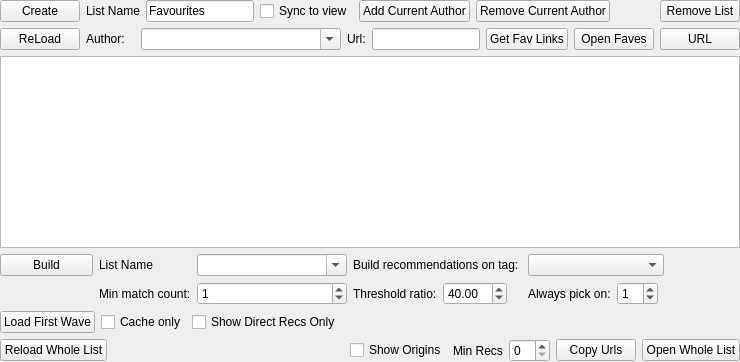
                 <widget class="QWidget" name="tab_4">
                  <property name="sizePolicy">
                   <sizepolicy hsizetype="Ignored" vsizetype="Preferred">
                    <horstretch>0</horstretch>
                    <verstretch>0</verstretch>
                   </sizepolicy>
                  </property>
                  <attribute name="title">
                   <string>Favourites</string>
                  </attribute>
                  <layout class="QGridLayout" name="gridLayout_10">
                   <property name="leftMargin">
                    <number>0</number>
                   </property>
                   <property name="topMargin">
                    <number>0</number>
                   </property>
                   <property name="rightMargin">
                    <number>0</number>
                   </property>
                   <property name="bottomMargin">
                    <number>0</number>
                   </property>
                   <item row="0" column="0">
                    <layout class="QHBoxLayout" name="horizontalLayout_2">
                     <item>
                      <widget class="QPushButton" name="pbCreateNewList">
                       <property name="text">
                        <string>Create</string>
                       </property>
                      </widget>
                     </item>
                     <item>
                      <widget class="QLabel" name="label_18">
                       <property name="text">
                        <string>List Name</string>
                       </property>
                      </widget>
                     </item>
                     <item>
                      <widget class="QLineEdit" name="leCurrentListName">
                       <property name="maximumSize">
                        <size>
                         <width>200</width>
                         <height>16777215</height>
                        </size>
                       </property>
                       <property name="text">
                        <string>Favourites</string>
                       </property>
                      </widget>
                     </item>
                     <item>
                      <widget class="QCheckBox" name="chkSyncListNameToView">
                       <property name="text">
                        <string>Sync to view</string>
                       </property>
                      </widget>
                     </item>
                     <item>
                      <widget class="QPushButton" name="pbAddAuthorToList">
                       <property name="text">
                        <string>Add Current Author</string>
                       </property>
                      </widget>
                     </item>
                     <item>
                      <widget class="QPushButton" name="pbRemoveAuthorFromList">
                       <property name="sizePolicy">
                        <sizepolicy hsizetype="Maximum" vsizetype="Fixed">
                         <horstretch>0</horstretch>
                         <verstretch>0</verstretch>
                        </sizepolicy>
                       </property>
                       <property name="text">
                        <string>Remove Current Author</string>
                       </property>
                      </widget>
                     </item>
                     <item>
                      <spacer name="horizontalSpacer_2">
                       <property name="orientation">
                        <enum>Qt::Horizontal</enum>
                       </property>
                       <property name="sizeHint" stdset="0">
                        <size>
                         <width>40</width>
                         <height>20</height>
                        </size>
                       </property>
                      </spacer>
                     </item>
                     <item>
                      <widget class="QPushButton" name="pbRemoveList">
                       <property name="text">
                        <string>Remove List</string>
                       </property>
                      </widget>
                     </item>
                    </layout>
                   </item>
                   <item row="5" column="0">
                    <layout class="QHBoxLayout" name="horizontalLayout_3">
                     <item>
                      <widget class="QPushButton" name="pbLoadAllRecommenders">
                       <property name="text">
                        <string>Reload Whole List</string>
                       </property>
                      </widget>
                     </item>
                     <item>
                      <spacer name="horizontalSpacer_3">
                       <property name="orientation">
                        <enum>Qt::Horizontal</enum>
                       </property>
                       <property name="sizeHint" stdset="0">
                        <size>
                         <width>40</width>
                         <height>20</height>
                        </size>
                       </property>
                      </spacer>
                     </item>
                     <item>
                      <widget class="QCheckBox" name="chkShowOrigins">
                       <property name="text">
                        <string>Show Origins</string>
                       </property>
                      </widget>
                     </item>
                     <item>
                      <widget class="QLabel" name="label_16">
                       <property name="text">
                        <string>Min Recs</string>
                       </property>
                      </widget>
                     </item>
                     <item>
                      <widget class="QSpinBox" name="sbMinRecommendations"/>
                     </item>
                     <item>
                      <widget class="QPushButton" name="pbCopyFavUrls">
                       <property name="text">
                        <string>Copy Urls</string>
                       </property>
                      </widget>
                     </item>
                     <item>
                      <widget class="QPushButton" name="pbOpenWholeList">
                       <property name="text">
                        <string>Open Whole List</string>
                       </property>
                      </widget>
                     </item>
                    </layout>
                   </item>
                   <item row="3" column="0">
                    <widget class="QListView" name="lvRecommenders">
                     <property name="sizePolicy">
                      <sizepolicy hsizetype="Ignored" vsizetype="Expanding">
                       <horstretch>0</horstretch>
                       <verstretch>0</verstretch>
                      </sizepolicy>
                     </property>
                    </widget>
                   </item>
                   <item row="1" column="0">
                    <layout class="QHBoxLayout" name="horizontalLayout_4">
                     <item>
                      <widget class="QPushButton" name="pbLoadPage">
                       <property name="sizePolicy">
                        <sizepolicy hsizetype="Maximum" vsizetype="Fixed">
                         <horstretch>0</horstretch>
                         <verstretch>0</verstretch>
                        </sizepolicy>
                       </property>
                       <property name="text">
                        <string>ReLoad</string>
                       </property>
                      </widget>
                     </item>
                     <item>
                      <widget class="QLabel" name="label_17">
                       <property name="text">
                        <string>Author:   </string>
                       </property>
                      </widget>
                     </item>
                     <item>
                      <widget class="QComboBox" name="cbAuthorNames">
                       <property name="sizePolicy">
                        <sizepolicy hsizetype="Preferred" vsizetype="Fixed">
                         <horstretch>0</horstretch>
                         <verstretch>0</verstretch>
                        </sizepolicy>
                       </property>
                       <property name="minimumSize">
                        <size>
                         <width>200</width>
                         <height>0</height>
                        </size>
                       </property>
                       <property name="maximumSize">
                        <size>
                         <width>200</width>
                         <height>16777215</height>
                        </size>
                       </property>
                       <property name="editable">
                        <bool>true</bool>
                       </property>
                      </widget>
                     </item>
                     <item>
                      <widget class="QLabel" name="label_6">
                       <property name="text">
                        <string>Url:</string>
                       </property>
                      </widget>
                     </item>
                     <item>
                      <widget class="QLineEdit" name="leAuthorUrl"/>
                     </item>
                     <item>
                      <widget class="QPushButton" name="pbGetFavouriteLinks">
                       <property name="text">
                        <string>Get Fav Links</string>
                       </property>
                      </widget>
                     </item>
                     <item>
                      <widget class="QPushButton" name="pbOpenRecommendations">
                       <property name="sizePolicy">
                        <sizepolicy hsizetype="Maximum" vsizetype="Fixed">
                         <horstretch>0</horstretch>
                         <verstretch>0</verstretch>
                        </sizepolicy>
                       </property>
                       <property name="text">
                        <string>Open Faves</string>
                       </property>
                      </widget>
                     </item>
                     <item>
                      <widget class="QPushButton" name="pbOpenAuthorUrl">
                       <property name="text">
                        <string>URL</string>
                       </property>
                      </widget>
                     </item>
                    </layout>
                   </item>
                   <item row="4" column="0">
                    <widget class="QWidget" name="wdgWave" native="true">
                     <property name="sizePolicy">
                      <sizepolicy hsizetype="Ignored" vsizetype="Preferred">
                       <horstretch>0</horstretch>
                       <verstretch>0</verstretch>
                      </sizepolicy>
                     </property>
                     <layout class="QGridLayout" name="gridLayout_5">
                      <property name="leftMargin">
                       <number>0</number>
                      </property>
                      <property name="topMargin">
                       <number>0</number>
                      </property>
                      <property name="rightMargin">
                       <number>0</number>
                      </property>
                      <property name="bottomMargin">
                       <number>0</number>
                      </property>
                      <item row="0" column="0">
                       <widget class="QWidget" name="widget_3" native="true">
                        <property name="sizePolicy">
                         <sizepolicy hsizetype="Ignored" vsizetype="Preferred">
                          <horstretch>0</horstretch>
                          <verstretch>0</verstretch>
                         </sizepolicy>
                        </property>
                        <property name="minimumSize">
                         <size>
                          <width>80</width>
                          <height>0</height>
                         </size>
                        </property>
                        <layout class="QHBoxLayout" name="horizontalLayout_13">
                         <property name="leftMargin">
                          <number>0</number>
                         </property>
                         <property name="topMargin">
                          <number>0</number>
                         </property>
                         <property name="rightMargin">
                          <number>0</number>
                         </property>
                         <property name="bottomMargin">
                          <number>0</number>
                         </property>
                         <item>
                          <layout class="QGridLayout" name="gridLayout_14">
                           <item row="0" column="0">
                            <widget class="QPushButton" name="pbBuildRecs">
                             <property name="minimumSize">
                              <size>
                               <width>93</width>
                               <height>0</height>
                              </size>
                             </property>
                             <property name="text">
                              <string>Build</string>
                             </property>
                            </widget>
                           </item>
                           <item row="0" column="1">
                            <widget class="QLabel" name="label_15">
                             <property name="text">
                              <string>List Name</string>
                             </property>
                            </widget>
                           </item>
                           <item row="0" column="2">
                            <widget class="QComboBox" name="cbRecListNames">
                             <property name="minimumSize">
                              <size>
                               <width>150</width>
                               <height>0</height>
                              </size>
                             </property>
                             <property name="editable">
                              <bool>true</bool>
                             </property>
                            </widget>
                           </item>
                           <item row="0" column="3" colspan="3">
                            <widget class="QLabel" name="label_10">
                             <property name="text">
                              <string>Build recommendations on tag: </string>
                             </property>
                            </widget>
                           </item>
                           <item row="0" column="6" colspan="3">
                            <widget class="QComboBox" name="cbRecTagBuildGroup">
                             <property name="minimumSize">
                              <size>
                               <width>120</width>
                               <height>0</height>
                              </size>
                             </property>
                             <property name="editable">
                              <bool>false</bool>
                             </property>
                            </widget>
                           </item>
                           <item row="1" column="0">
                            <spacer name="horizontalSpacer_9">
                             <property name="orientation">
                              <enum>Qt::Horizontal</enum>
                             </property>
                             <property name="sizeHint" stdset="0">
                              <size>
                               <width>40</width>
                               <height>20</height>
                              </size>
                             </property>
                            </spacer>
                           </item>
                           <item row="1" column="1">
                            <widget class="QLabel" name="label_12">
                             <property name="text">
                              <string>Min match count:</string>
                             </property>
                            </widget>
                           </item>
                           <item row="1" column="2">
                            <widget class="QSpinBox" name="sbMinRecMatch">
                             <property name="value">
                              <number>1</number>
                             </property>
                            </widget>
                           </item>
                           <item row="1" column="3">
                            <widget class="QLabel" name="label_13">
                             <property name="text">
                              <string>Threshold ratio:</string>
                             </property>
                            </widget>
                           </item>
                           <item row="1" column="4">
                            <widget class="QDoubleSpinBox" name="dsbMinRecThreshhold">
                             <property name="suffix">
                              <string/>
                             </property>
                             <property name="maximum">
                              <double>999.990000000000009</double>
                             </property>
                             <property name="value">
                              <double>40.000000000000000</double>
                             </property>
                            </widget>
                           </item>
                           <item row="1" column="6">
                            <widget class="QLabel" name="label_14">
                             <property name="text">
                              <string>Always pick on:</string>
                             </property>
                            </widget>
                           </item>
                           <item row="1" column="7">
                            <widget class="QSpinBox" name="sbAlwaysPickRecAt">
                             <property name="value">
                              <number>1</number>
                             </property>
                            </widget>
                           </item>
                          </layout>
                         </item>
                         <item>
                          <spacer name="horizontalSpacer_10">
                           <property name="orientation">
                            <enum>Qt::Horizontal</enum>
                           </property>
                           <property name="sizeHint" stdset="0">
                            <size>
                             <width>525</width>
                             <height>20</height>
                            </size>
                           </property>
                          </spacer>
                         </item>
                        </layout>
                       </widget>
                      </item>
                      <item row="1" column="0">
                       <layout class="QHBoxLayout" name="horizontalLayout_10">
                        <item>
                         <widget class="QPushButton" name="pbFirstWave">
                          <property name="minimumSize">
                           <size>
                            <width>93</width>
                            <height>0</height>
                           </size>
                          </property>
                          <property name="text">
                           <string>Load First Wave</string>
                          </property>
                         </widget>
                        </item>
                        <item>
                         <widget class="QCheckBox" name="chkWaveOnlyCache">
                          <property name="text">
                           <string>Cache only</string>
                          </property>
                          <property name="checked">
                           <bool>false</bool>
                          </property>
                         </widget>
                        </item>
                        <item>
                         <widget class="QCheckBox" name="chkShowDirectRecs">
                          <property name="text">
                           <string>Show Direct Recs Only</string>
                          </property>
                          <property name="checked">
                           <bool>false</bool>
                          </property>
                         </widget>
                        </item>
                        <item>
                         <spacer name="horizontalSpacer_8">
                          <property name="orientation">
                           <enum>Qt::Horizontal</enum>
                          </property>
                          <property name="sizeHint" stdset="0">
                           <size>
                            <width>40</width>
                            <height>20</height>
                           </size>
                          </property>
                         </spacer>
                        </item>
                       </layout>
                      </item>
                     </layout>
                    </widget>
                   </item>
                  </layout>
                 </widget>
